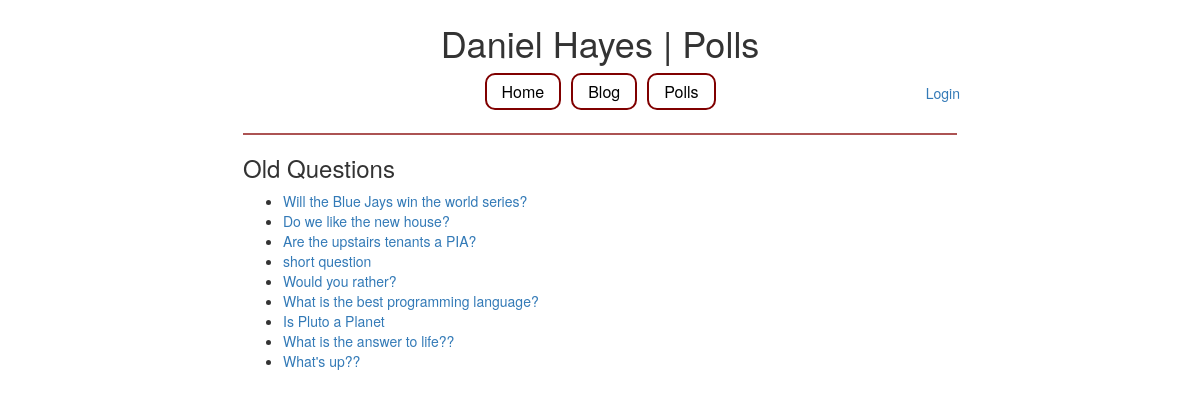
Screenshot of /polls/ with the database file from the repository.
### polls/models.py (models this page shows, shortened)
class Question(models.Model):
    class Meta:
        ordering = ['-pub_date']
    question_text = models.CharField(max_length=200)
    pub_date = models.DateTimeField('date published', default=timezone.now)
    expiry_date = models.DateTimeField(default=timezone.now() + datetime.timedelta(days=1))
    def was_published_recently(self):
        now = timezone.now()
        return now - datetime.timedelta(days=1) <= self.pub_date <= now
    was_published_recently.admin_order_field = 'pub_date'
    was_published_recently.boolean = True
    was_published_recently.short_description = 'recent?'

### polls/views.py (the view)
class IndexView(generic.ListView):
    template_name = 'polls/index.html'
    context_object_name = 'question_list'
    def get_queryset(self):
        return Question.objects.filter(pub_date__lte=timezone.now())
    def get_context_data(self, **kwargs):
        context = super(IndexView, self).get_context_data(**kwargs)
        context['active_questions'] = Question.objects.filter(expiry_date__gt=timezone.now())
        context['old_questions'] = Question.objects.filter(expiry_date__lte=timezone.now())
        return context

### polls/templates/polls/index.html (shortened to what this page needs)
{% extends 'home/base.html' %}
{% block title %}Daniel Hayes | Polls{% endblock title %}
{% block content %}
{% if old_questions %}
  <h3>Old Questions</h3>
  <ul>
  {% for question in old_questions %}
    <li><a href="{% url 'polls:detail' question.id %}">{{ question.question_text }}</a></li>
  {% endfor %}
  </ul>
{% endif %}
{% endblock content %}

### polls/static/polls/style.css (style rules this page uses)
body { margin: auto; width: 60%; padding: 3px; }

### rows the page displays
Question: question_text "Will the Blue Jays win the world series?"
Question: question_text "Do we like the new house?"
Question: question_text "Are the upstairs tenants a PIA?"
Question: question_text "short question"
Question: question_text "Would you rather?"
Question: question_text "What is the best programming language?"
Question: question_text "Is Pluto a Planet"
Question: question_text "What is the answer to life??"
Question: question_text "What's up??"
